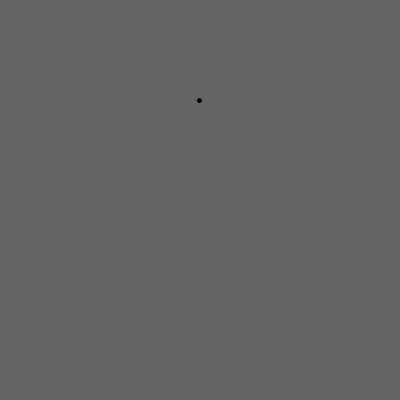
Frame 1 (no input)
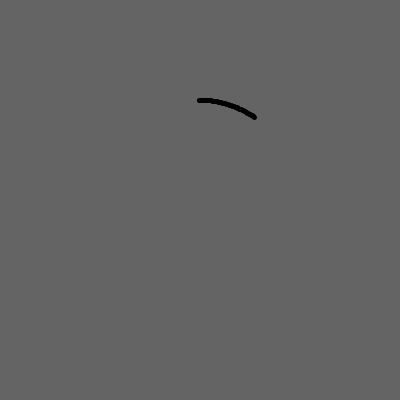
Frame 60 (the mouse pressed at the canvas centre just before this capture)
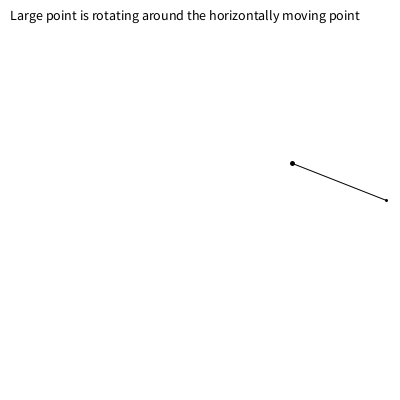
Frame 120 (the mouse held since frame 60 and released just before this capture)

The Processing sketch that drew these frames (run headless with seeded random() and noise(); from frame 60 on, the mouse is pressed at the canvas centre):

// Processing sketch: processing_94271
// ── processing_94271.pde

PVector pos, vel,rot, rPos;

void setup()
{
  size(400,400);
  background(100);
  pos = new PVector (width/2, height/2);
  rPos = new PVector ();
  vel = new PVector (.5,0);
  rot = new PVector();
}

void draw()
{

  rPos = new PVector (pos.x - 100*sin(frameCount*.01), pos.y - 100*cos(frameCount*.01));
  

  pos.x = width/2+sin(frameCount*.00999)*width/2;

//
//  rot = new PVector(sin(frameCount)*width/2,cos(frameCount));
////  vel.mult(rot);
////  vel.mult(2);
////  pos.add(vel);
//  pos.add(vel);
//  pos.mult(rot);
  fill(0);
  strokeWeight(5);
  point(rPos.x, rPos.y);
  if(mousePressed)
  {
    background(255);
    strokeWeight(1);
    line(pos.x, pos.y,rPos.x, rPos.y);
    strokeWeight(3);
    point(pos.x, pos.y);
    strokeWeight(5);
    point(rPos.x, rPos.y);
    textSize(14);
    text("Large point is rotating around the horizontally moving point",10,20);
  }

}


void mouseReleased() 
{
    background(100);
}
